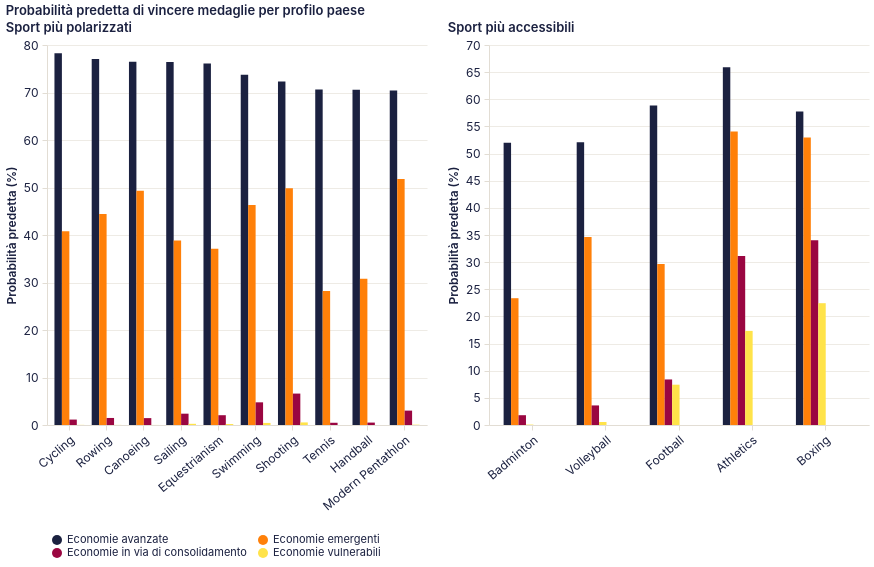

Express this chart as Vega-Lite.
### Vega-Lite specification from a JSON file in a GitHub repository (floating-point values rounded to 4 significant figures)
{"$schema": "https://vega.github.io/schema/vega-lite/v5.20.1.json", "config": {"arc": {"fill": "#1b2140"}, "area": {"fill": "#1b2140", "fillOpacity": 0.15, "line": true}, "axis": {"domainColor": "#e2ddd4", "grid": true, "gridColor": "#e2ddd4", "gridWidth": 0.6, "labelAngle": 0, "labelColor": "#1b2140", "labelFont": "Inter, system-ui, -apple-system, BlinkMacSystemFont, 'Segoe UI', Roboto, sans-serif", "labelFontSize": 12, "labelFontWeight": 400, "labelPadding": 4, "tickColor": "#e2ddd4", "tickSize": 5, "titleColor": "#1b2140", "titleFont": "Inter, system-ui, -apple-system, BlinkMacSystemFont, 'Segoe UI', Roboto, sans-serif", "titleFontSize": 12, "titleFontWeight": 600}, "axisBand": {"grid": false}, "background": "transparent", "bar": {"fill": "#1b2140"}, "legend": {"labelColor": "#1b2140", "labelFont": "Inter, system-ui, -apple-system, BlinkMacSystemFont, 'Segoe UI', Roboto, sans-serif", "labelFontSize": 11, "padding": 4, "symbolType": "circle", "titleColor": "#1b2140", "titleFont": "Inter, system-ui, -apple-system, BlinkMacSystemFont, 'Segoe UI', Roboto, sans-serif", "titleFontSize": 12}, "line": {"stroke": "#1b2140", "strokeWidth": 2}, "mark": {"color": "#1b2140"}, "path": {"stroke": "#1b2140"}, "point": {"fill": "#1b2140", "filled": true}, "range": {"category": ["#1b2140", "#ff8009", "#9a0641", "#ffe34a", "#e7b6af", "#0088b0", "#e03830"]}, "rect": {"fill": "#1b2140"}, "shape": {"stroke": "#1b2140"}, "symbol": {"fill": "#1b2140"}, "title": {"anchor": "start", "color": "#1b2140", "font": "Inter, system-ui, -apple-system, BlinkMacSystemFont, 'Segoe UI', Roboto, sans-serif", "fontSize": 13, "fontWeight": 600, "subtitleColor": "#1b2140", "subtitleFont": "Inter, system-ui, -apple-system, BlinkMacSystemFont, 'Segoe UI', Roboto, sans-serif"}, "view": {"continuousHeight": 300, "continuousWidth": 400, "fill": null, "stroke": null}}, "datasets": {"data-824213953d2049fbcbab652f6acd0a2e": [{"probabilita": 78.24, "profilo": "Economie avanzate", "sport": "Cycling"}, {"probabilita": 77.05, "profilo": "Economie avanzate", "sport": "Rowing"}, {"probabilita": 76.47, "profilo": "Economie avanzate", "sport": "Canoeing"}, {"probabilita": 76.44, "profilo": "Economie avanzate", "sport": "Sailing"}, {"probabilita": 76.11, "profilo": "Economie avanzate", "sport": "Equestrianism"}, {"probabilita": 73.72, "profilo": "Economie avanzate", "sport": "Swimming"}, {"probabilita": 72.33, "profilo": "Economie avanzate", "sport": "Shooting"}, {"probabilita": 70.65, "profilo": "Economie avanzate", "sport": "Tennis"}, {"probabilita": 70.59, "profilo": "Economie avanzate", "sport": "Handball"}, {"probabilita": 70.4, "profilo": "Economie avanzate", "sport": "Modern Pentathlon"}, {"probabilita": 40.8, "profilo": "Economie emergenti", "sport": "Cycling"}, {"probabilita": 44.42, "profilo": "Economie emergenti", "sport": "Rowing"}, {"probabilita": 49.31, "profilo": "Economie emergenti", "sport": "Canoeing"}, {"probabilita": 38.87, "profilo": "Economie emergenti", "sport": "Sailing"}, {"probabilita": 37.09, "profilo": "Economie emergenti", "sport": "Equestrianism"}, {"probabilita": 46.33, "profilo": "Economie emergenti", "sport": "Swimming"}, {"probabilita": 49.87, "profilo": "Economie emergenti", "sport": "Shooting"}, {"probabilita": 28.19, "profilo": "Economie emergenti", "sport": "Tennis"}, {"probabilita": 30.81, "profilo": "Economie emergenti", "sport": "Handball"}, {"probabilita": 51.77, "profilo": "Economie emergenti", "sport": "Modern Pentathlon"}, {"probabilita": 1.143, "profilo": "Economie in via di consolidamento", "sport": "Cycling"}, {"probabilita": 1.482, "profilo": "Economie in via di consolidamento", "sport": "Rowing"}, {"probabilita": 1.45, "profilo": "Economie in via di consolidamento", "sport": "Canoeing"}, {"probabilita": 2.382, "profilo": "Economie in via di consolidamento", "sport": "Sailing"}, {"probabilita": 2.061, "profilo": "Economie in via di consolidamento", "sport": "Equestrianism"}, {"probabilita": 4.773, "profilo": "Economie in via di consolidamento", "sport": "Swimming"}, {"probabilita": 6.615, "profilo": "Economie in via di consolidamento", "sport": "Shooting"}, {"probabilita": 0.471, "profilo": "Economie in via di consolidamento", "sport": "Tennis"}, {"probabilita": 0.5079, "profilo": "Economie in via di consolidamento", "sport": "Handball"}, {"probabilita": 3.027, "profilo": "Economie in via di consolidamento", "sport": "Modern Pentathlon"}, {"probabilita": 0.02614, "profilo": "Economie vulnerabili", "sport": "Cycling"}, {"probabilita": 0.01834, "profilo": "Economie vulnerabili", "sport": "Rowing"}, {"probabilita": 0.01151, "profilo": "Economie vulnerabili", "sport": "Canoeing"}, {"probabilita": 0.2514, "profilo": "Economie vulnerabili", "sport": "Sailing"}, {"probabilita": 0.2019, "profilo": "Economie vulnerabili", "sport": "Equestrianism"}, {"probabilita": 0.4352, "profilo": "Economie vulnerabili", "sport": "Swimming"}, {"probabilita": 0.5436, "profilo": "Economie vulnerabili", "sport": "Shooting"}, {"probabilita": 0.006092, "profilo": "Economie vulnerabili", "sport": "Tennis"}, {"probabilita": 0.002513, "profilo": "Economie vulnerabili", "sport": "Handball"}, {"probabilita": 0.06474, "profilo": "Economie vulnerabili", "sport": "Modern Pentathlon"}], "data-c2299019a1a6aed451b02f3c7b03af99": [{"probabilita": 51.99, "profilo": "Economie avanzate", "sport": "Badminton"}, {"probabilita": 52.07, "profilo": "Economie avanzate", "sport": "Volleyball"}, {"probabilita": 58.84, "profilo": "Economie avanzate", "sport": "Football"}, {"probabilita": 65.88, "profilo": "Economie avanzate", "sport": "Athletics"}, {"probabilita": 57.76, "profilo": "Economie avanzate", "sport": "Boxing"}, {"probabilita": 23.36, "profilo": "Economie emergenti", "sport": "Badminton"}, {"probabilita": 34.65, "profilo": "Economie emergenti", "sport": "Volleyball"}, {"probabilita": 29.66, "profilo": "Economie emergenti", "sport": "Football"}, {"probabilita": 54.05, "profilo": "Economie emergenti", "sport": "Athletics"}, {"probabilita": 52.97, "profilo": "Economie emergenti", "sport": "Boxing"}, {"probabilita": 1.803, "profilo": "Economie in via di consolidamento", "sport": "Badminton"}, {"probabilita": 3.605, "profilo": "Economie in via di consolidamento", "sport": "Volleyball"}, {"probabilita": 8.39, "profilo": "Economie in via di consolidamento", "sport": "Football"}, {"probabilita": 31.12, "profilo": "Economie in via di consolidamento", "sport": "Athletics"}, {"probabilita": 34.01, "profilo": "Economie in via di consolidamento", "sport": "Boxing"}, {"probabilita": 0.07544, "profilo": "Economie vulnerabili", "sport": "Badminton"}, {"probabilita": 0.5552, "profilo": "Economie vulnerabili", "sport": "Volleyball"}, {"probabilita": 7.424, "profilo": "Economie vulnerabili", "sport": "Football"}, {"probabilita": 17.33, "profilo": "Economie vulnerabili", "sport": "Athletics"}, {"probabilita": 22.44, "profilo": "Economie vulnerabili", "sport": "Boxing"}]}, "hconcat": [{"data": {"name": "data-824213953d2049fbcbab652f6acd0a2e"}, "encoding": {"color": {"field": "profilo", "legend": {"columns": 2, "labelLimit": 250, "orient": "bottom"}, "scale": {"domain": ["Economie avanzate", "Economie emergenti", "Economie in via di consolidamento", "Economie vulnerabili"], "range": ["#1b2140", "#ff8009", "#9a0641", "#ffe34a"]}, "sort": ["Economie avanzate", "Economie emergenti", "Economie in via di consolidamento", "Economie vulnerabili"], "title": null, "type": "nominal"}, "tooltip": [{"field": "sport", "title": "Sport", "type": "nominal"}, {"field": "profilo", "title": "Profilo paese", "type": "nominal"}, {"field": "probabilita", "format": ".1f", "title": "Probabilità", "type": "quantitative"}], "x": {"axis": {"labelAngle": -40}, "field": "sport", "sort": ["Cycling", "Rowing", "Canoeing", "Sailing", "Equestrianism", "Swimming", "Shooting", "Tennis", "Handball", "Modern Pentathlon"], "title": null, "type": "nominal"}, "xOffset": {"field": "profilo", "sort": ["Economie avanzate", "Economie emergenti", "Economie in via di consolidamento", "Economie vulnerabili"], "type": "nominal"}, "y": {"field": "probabilita", "title": "Probabilità predetta (%)", "type": "quantitative"}}, "height": 380, "mark": {"type": "bar"}, "name": "view_62", "title": "Sport più polarizzati", "width": 380}, {"data": {"name": "data-c2299019a1a6aed451b02f3c7b03af99"}, "encoding": {"color": {"field": "profilo", "legend": {"columns": 2, "labelLimit": 250, "orient": "bottom"}, "scale": {"domain": ["Economie avanzate", "Economie emergenti", "Economie in via di consolidamento", "Economie vulnerabili"], "range": ["#1b2140", "#ff8009", "#9a0641", "#ffe34a"]}, "sort": ["Economie avanzate", "Economie emergenti", "Economie in via di consolidamento", "Economie vulnerabili"], "title": null, "type": "nominal"}, "tooltip": [{"field": "sport", "title": "Sport", "type": "nominal"}, {"field": "profilo", "title": "Profilo paese", "type": "nominal"}, {"field": "probabilita", "format": ".1f", "title": "Probabilità", "type": "quantitative"}], "x": {"axis": {"labelAngle": -40}, "field": "sport", "sort": ["Badminton", "Volleyball", "Football", "Athletics", "Boxing"], "title": null, "type": "nominal"}, "xOffset": {"field": "profilo", "sort": ["Economie avanzate", "Economie emergenti", "Economie in via di consolidamento", "Economie vulnerabili"], "type": "nominal"}, "y": {"field": "probabilita", "title": "Probabilità predetta (%)", "type": "quantitative"}}, "height": 380, "mark": {"type": "bar"}, "name": "view_63", "title": "Sport più accessibili", "width": 380}], "params": [{"bind": "scales", "name": "param_30", "select": {"encodings": ["x", "y"], "type": "interval"}, "views": ["view_62", "view_63"]}], "title": "Probabilità predetta di vincere medaglie per profilo paese"}
